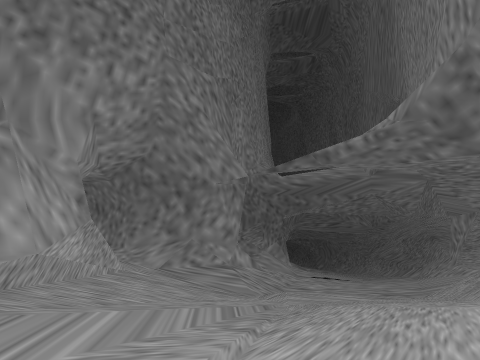
View 1 (above)

24 first-person views from a walk through a 3-D level made in the Unity game engine. The camera is 1.2 m above the floor, tilts 10° down and sees 80° across. The floor is counted in squares, 1 m on a side. Each view is taken from the middle of a square. On the plan, view 1 faces up. The plan holds only what a view shows up to about 13 squares ahead; the rest is blank. The place goes on beyond the plan.

View 2
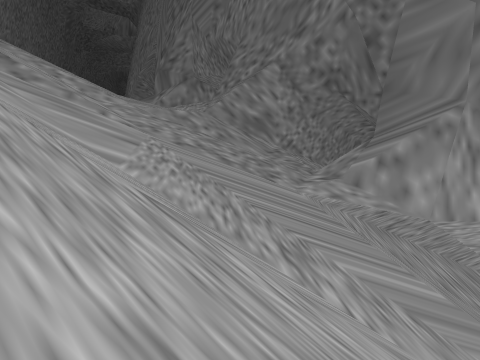

View 3
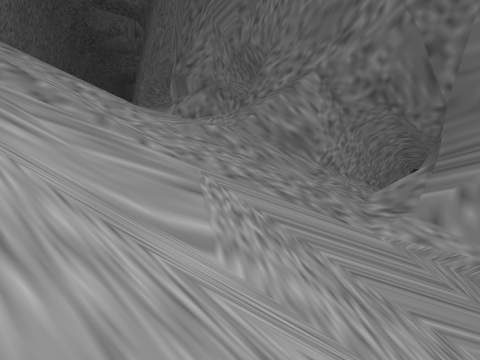

View 4
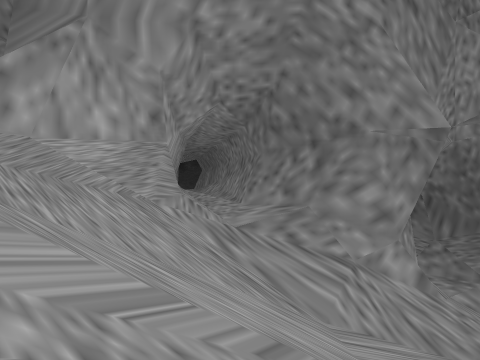

View 5
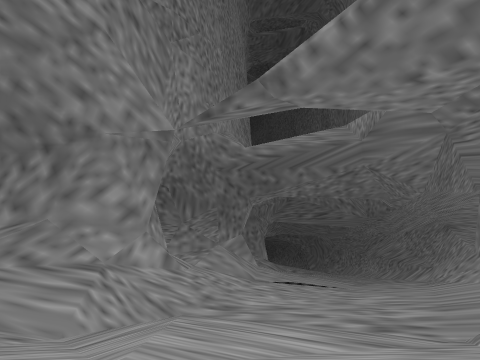

View 6
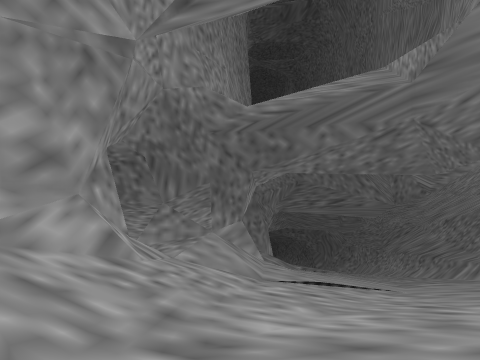

View 7
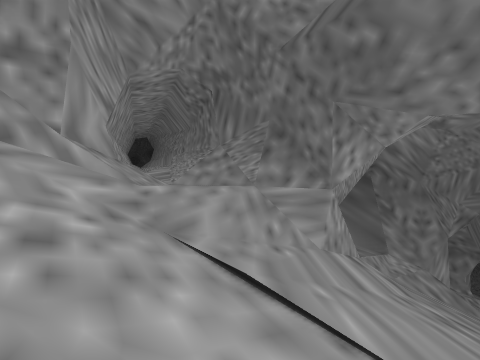

View 8
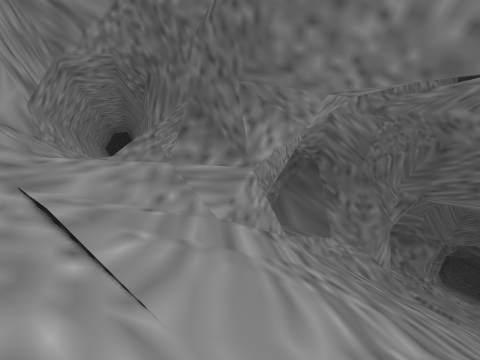

View 9
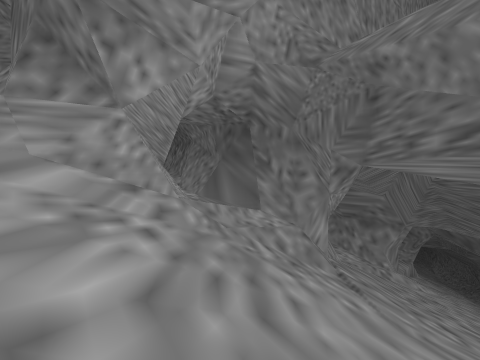

View 10
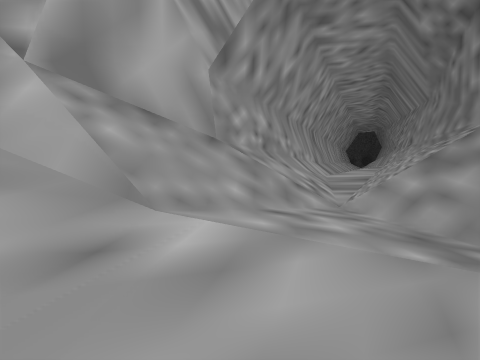

View 11
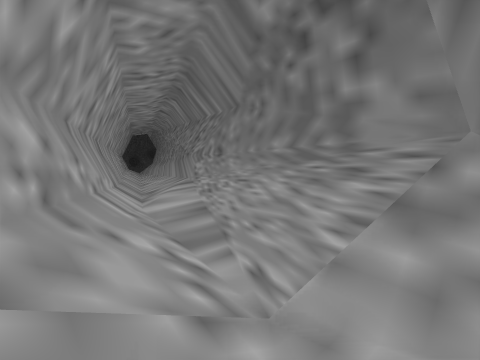

View 12
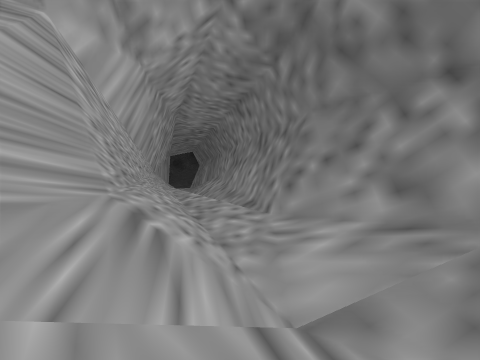

View 13
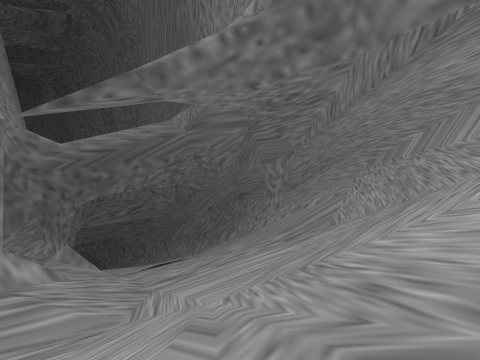

View 14
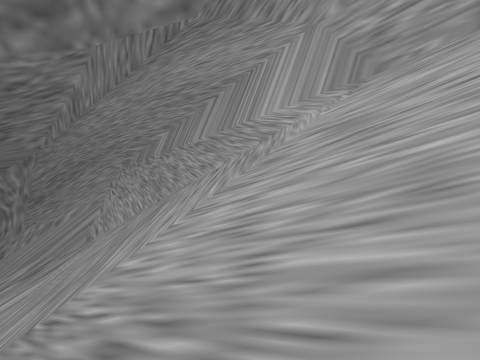

View 15
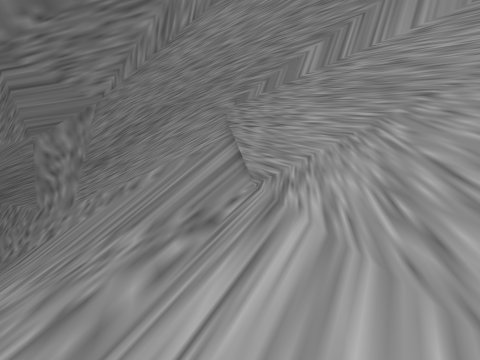

View 16
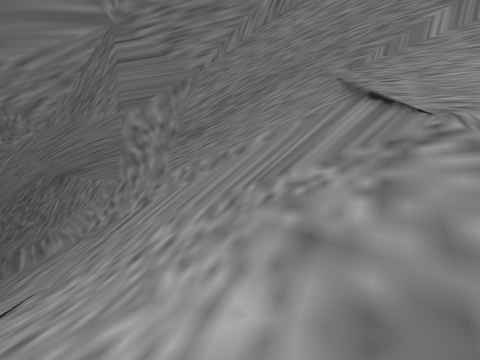

View 17
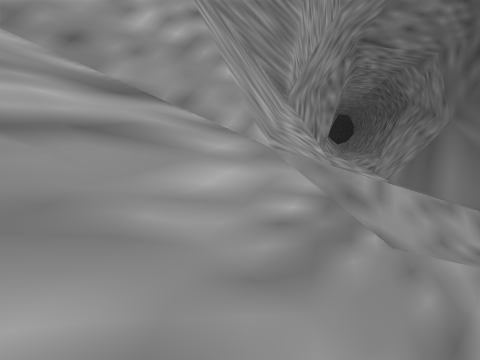

View 18
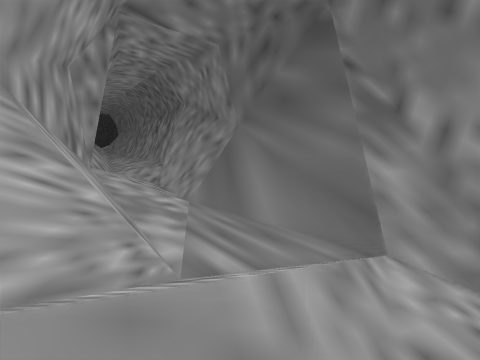

View 19
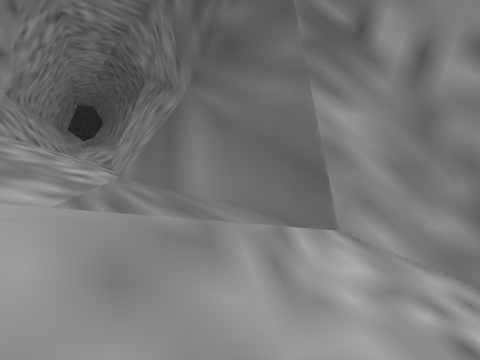

View 20
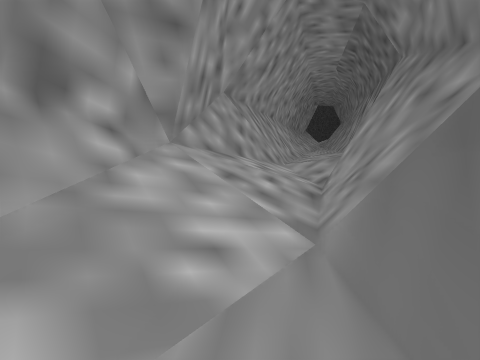

View 21
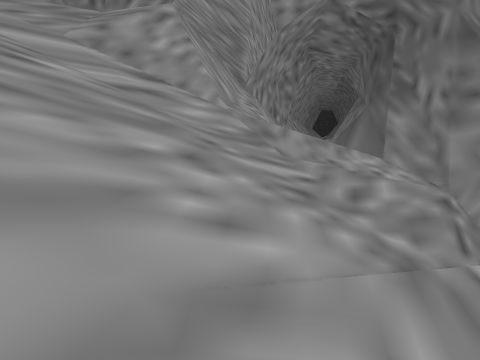

View 22
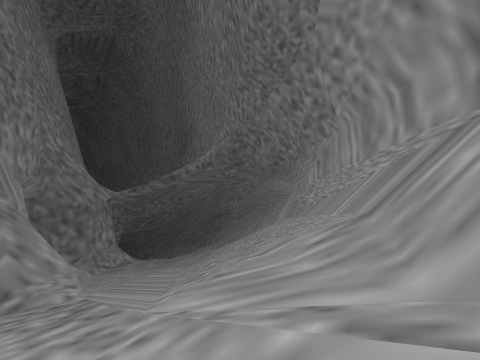

View 23
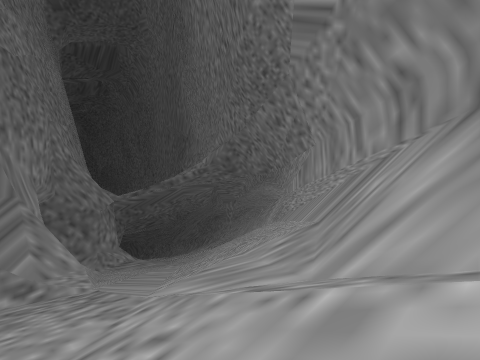

View 24
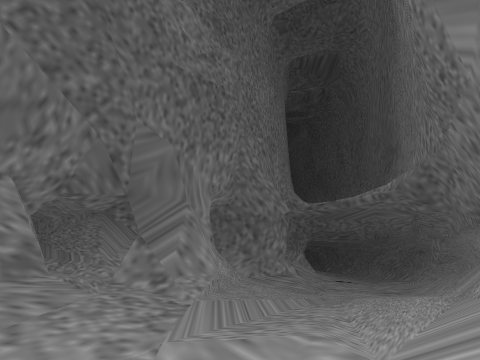

### Floor plan
Key: @ floor where view 1 was taken; # wall or solid block; . main floor; - floor 0.75 m lower than the main floor; : floor 1 m higher than the main floor; _ floor 4 m lower than the main floor; < floor 4.75 m lower than the main floor; + floor 5 m higher than the main floor; ( floor 5.5 m lower than the main floor; ! floor 9.5 m lower than the main floor; ? floor 10.25 m lower than the main floor; / step, stairs or slope; = window, fence, low wall or low ledge; ^ raised ledge; v drop or lower ground; O other object.
Columns run from 12 left of view 1 to 15 right of it. Each row starts with its distance up from view 1.
 39  #==???==#########/==/ /////
 38  ####=////#===##=///////////
 37     ###=/////???////////////
 36       ####////!!////////////
 35          ####===////////////
 34             ####////////////
 33                ##///////////
 32   ###          ###/////////
 31  /==###         ##/////////
 30 (//</=###      ###/////////
 29 =/(/<<//####   #/v/////////
 28 ###/<<<////#####/=////////
 27   ###//<<///==<///////////
 26     ###/////<<</////////////
 25       ###///<<<<///////////
 24         ###//__<///////////
 23           ##///_<//////////
 22            #//////<////////
 21 ##         ##//////////////
 20 /###       ##=/////////////=
 19 O//###    ##==/////////////=
 18 -...#######///////////////=#
 17 #/.....===////////////////=#
 16 ##//....://///////////////##
 15  ###//..//../////////////=#
 14    ##////.../////////////##
 13     ##/////..///////////=#
 12     ##^////////////////=##
 11      #^^////////////////#
 10 ######^////////////////##
  9 ##//###///////////////##
  8 ///##==//////////////=#
  7 ///==##//////////////##
  6 ++++////////////////##
  5 //+++//////////////###
  4 //////////////////###
  3 /////////////////###
  2 ////////////////=#
  1 ///////////////=##
  0 ////////////@/=##
 -1 /////////////=##
 -2 ////////////=##
 -3 ///////////=##
 -4 //////////=##
 -5 ////////=###
 -6 //////==####
 -7 ///////vvv#
 -8 /////////##
 -9 // /////

Where each view was taken, in squares from view 1:
view 1: 0 up, 0 right, facing up
view 2: 2 up, 3 right, facing left
view 3: 0 up, 1 right, facing left
view 4: 7 up, 3 right, facing up-left
view 5: 7 up, 4 right, facing up
view 6: 12 up, 4 right, facing up
view 7: 19 up, 10 right, facing up-left
view 8: 21 up, 13 right, facing up-left
view 9: 26 up, 15 right, facing up-left
view 10: 24 up, 4 right, facing left
view 11: 24 up, 0 right, facing up-left
view 12: 12 up, 3 left, facing up-left
view 13: 7 up, 1 left, facing up-right
view 14: 7 up, 0 right, facing right
view 15: 12 up, 3 right, facing right
view 16: 16 up, 2 right, facing right
view 17: 32 up, 10 right, facing left
view 18: 33 up, 6 right, facing up-left
view 19: 35 up, 6 right, facing up-left
view 20: 37 up, 2 right, facing left
view 21: 33 up, 15 right, facing left
view 22: 7 down, 10 left, facing up-right
view 23: 9 down, 11 left, facing up-right
view 24: 9 down, 5 left, facing up
